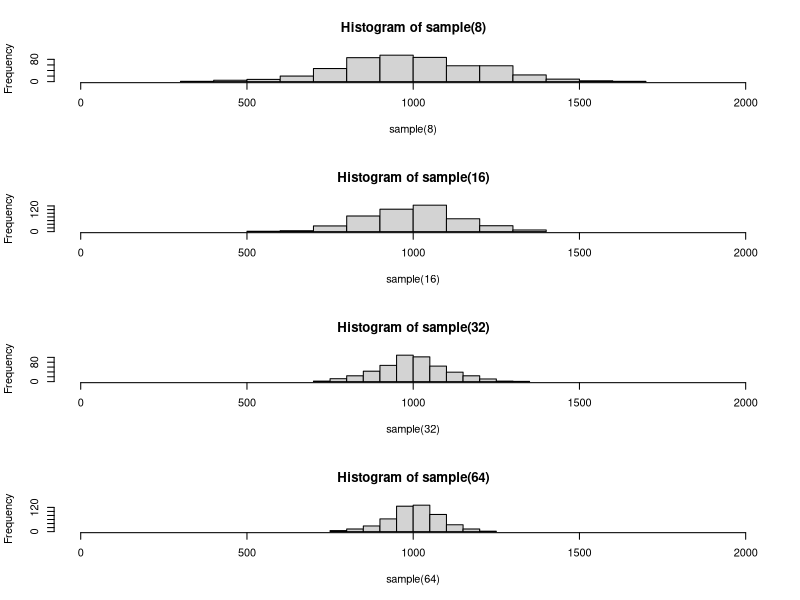

Here is the R script that generated this plot:

sample = function(n) replicate(500, mean(runif(n, 0, 2000)))

par(mfrow = c(4,1))
hist(sample(8), xlim = c(0,2000))
hist(sample(16), xlim = c(0,2000))
hist(sample(32), xlim = c(0,2000))
hist(sample(64), xlim = c(0,2000))
